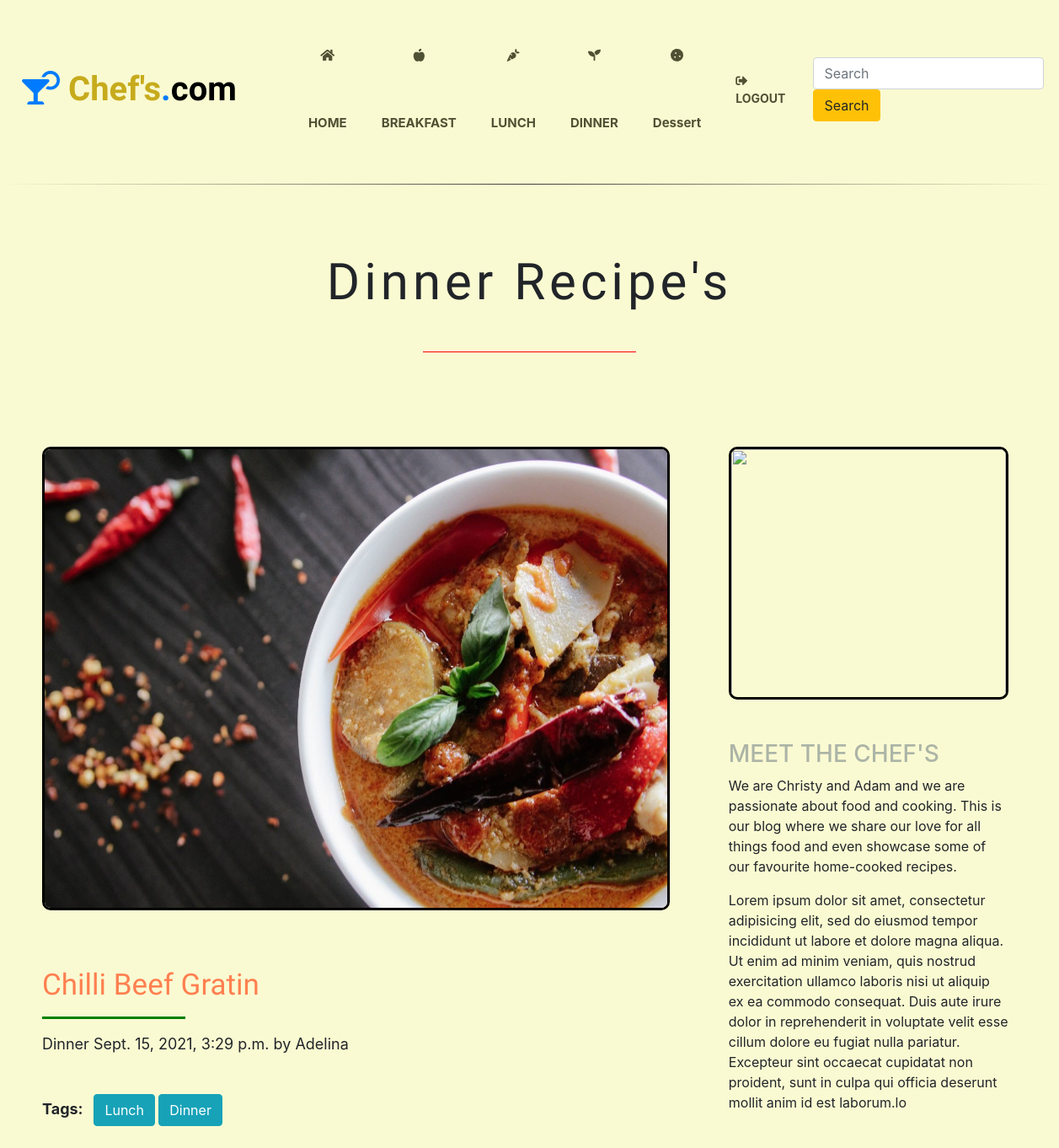
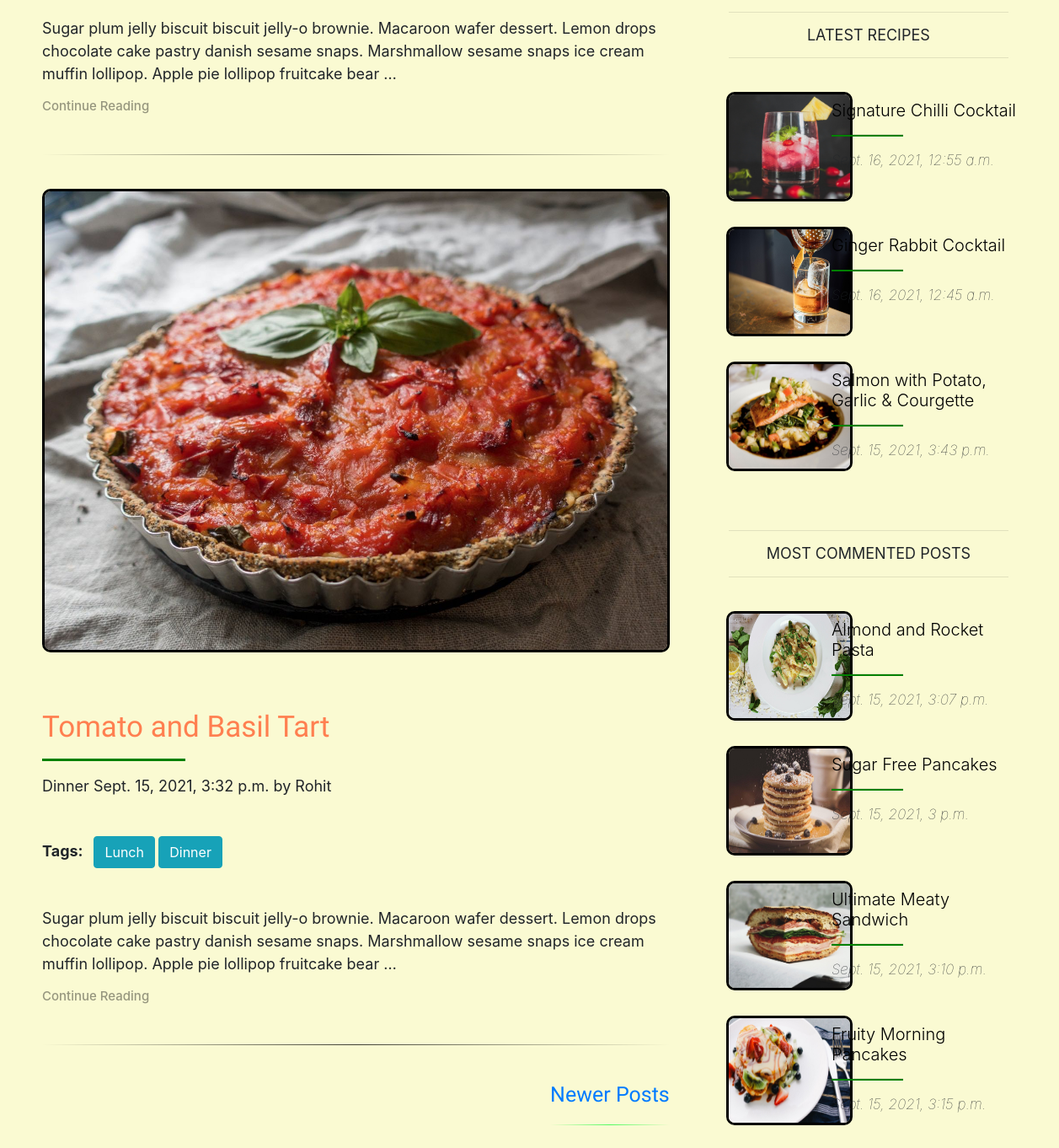
Screenshot of /dinner/ with the database file from the repository (2 pictures, top to bottom).
### testApp/models.py (models this page shows, shortened)
class Post(models.Model):
    STATUS_CHOICES = (('draft', 'Draft'), ('published', 'Published'))
    title = models.CharField(max_length=500)
    category = models.CharField(max_length=500)
    slug = models.SlugField(max_length=500, unique_for_date='publish')
    author = models.ForeignKey(User, related_name='blog_post',null=True, on_delete=models.CASCADE)
    user_detail = models.TextField()
    user_image = models.ImageField(upload_to='post_img',max_length=500,default=None,null=True,blank=True)
    body = models.TextField()
    publish = models.DateTimeField(default=timezone.now)
    created = models.DateTimeField(auto_now_add=True)
    updated = models.DateTimeField(auto_now=True)
    status = models.CharField(max_length=10,choices=STATUS_CHOICES,default='draft')
    image = models.ImageField(upload_to='post_img',max_length=500,default=None,null=True,blank=True)
    objects = CustomManager()
    tags = TaggableManager()
    class Meta:
        ordering = [
            'publish',
        ]
    def get_absolute_url(self):
        return reverse('post_detail',args=[self.publish.year,self.publish.strftime('%m'),self.publish.strftime('%d'), self.slug])

### testApp/views.py (the view)
# urls.py: path('dinner/', views.dinner_view),
def dinner_view(request, tag_slug=None):
    post_list = Post.objects.all().filter(category='Dinner')
    tag = None
    if tag_slug:
        tag = get_object_or_404(Tag, slug=tag_slug)
        post_list = post_list.filter(tags__in=[tag])
    paginator = Paginator(post_list, 2)
    page_number = request.GET.get('page')
    try:
        post_list = paginator.page(page_number)
    except PageNotAnInteger:
        post_list = paginator.page(1)
    except EmptyPage:
        post_list = paginator.page(paginator.num_pages)
    return render(request, 'testApp/category.html', {'post_list': post_list, 'tag': tag})

### testApp/models.py (called while the page is built)
    def get_queryset(self):
        return super().get_queryset().filter(status='published')

### testApp/templatetags/blog_tags.py (called while the page is built)
@register.inclusion_tag('testApp/latest_posts.html')
def show_latest_posts(count=3):
    latest_posts = Post.objects.order_by('-publish')[:count]
    return {'latest_posts':latest_posts}

@register.simple_tag()
def get_most_commented_posts(count=4):
    return Post.objects.annotate(total_comments=Count('comments')).order_by('-total_comments')[:count]

### templates/testApp/category.html (shortened to what this page needs)
{% extends 'testApp/base.html'%}
{% load static %}
{% load blog_tags %}
{% block home_block %}
{% for post in post_list %}
{% if forloop.counter == 1 %}
<div class="jumbotron" id='j_detail'>
  <h1>{{post.category}} Recipe's</h1>
  <hr class="hr1">
</div>
{% endif %}
{% endfor %}
{% endblock %}
{% block content_block %}
{% for post in post_list %}
<img class="img1" src="/media/{{post.image}}" alt=""><br><br><br>
<a href="{{ post.get_absolute_url }}" class="anchor">
  <h1 class="display-4">{{post.title}}</h1>
</a>
<hr class="hr2">
<p>{{post.category}} {{post.publish}} by {{post.author|title}}</p>
<p class="tagp">Tags:&nbsp&nbsp{% for tag in post.tags.all %}
  <a id="taga" href="{% url 'tag_view' tag.slug %}" class="btn btn-info">{{tag.name|title}}</a>
  {% endfor %}
</p>
<p>{{post.body|truncatewords:30}}</p>
<a href="{{ post.get_absolute_url }}">
  <h3>Continue Reading</h3>
</a><br>
<hr class="hr3"><br>
{% endfor %}
{% include 'testApp/pagination.html' with page=post_list%}
{% endblock %}
{% block sidebar_block %}
<img class="img2" src="https://images.unsplash.com/photo-1556909114-f6e7ad7d3136?ixid=MnwxMjA3fDB8MHxwaG90by1wYWdlfHx8fGVufDB8fHx8&ixlib=rb-1.2.1&auto=format&fit=crop&w=1050&q=80" alt=""><br><br><br>
<h3>MEET THE CHEF'S</h3>
<p>We are Christy and Adam and we are passionate about food and cooking. This is our blog where we share our love for all things food and even showcase some of our favourite home-cooked recipes.</p>
<p>Lorem ipsum dolor sit amet, consectetur adipisicing elit, sed do eiusmod tempor incididunt ut labore et dolore magna aliqua. Ut enim ad minim veniam, quis nostrud exercitation ullamco laboris nisi ut aliquip ex ea commodo consequat. Duis aute
  irure dolor in reprehenderit in voluptate velit esse cillum dolore eu fugiat nulla pariatur. Excepteur sint occaecat cupidatat non proident, sunt in culpa qui officia deserunt mollit anim id est laborum.lo</p>
<br>
<hr>
<h5 class="lh5">LATEST RECIPES</h5>
<hr><br>
{% show_latest_posts %}<br>
<hr>
<h5 class="lh5">MOST COMMENTED POSTS</h5>
<hr><br>
{% get_most_commented_posts as most_commented_posts %}
{% for post in most_commented_posts %}
<div class="latest">
  <div class="row">
    <div class="col-sm" id="ldiv1">
      <img class="limg" src="/media/{{post.image}}" alt="">
    </div>
    <div class="col-sm" id="ldiv2">
      <a class="latesta" href="{{ post.get_absolute_url }}">
        <h5 class="lh6">{{post.title}}</h5>
        <hr class="lhr">
      </a>
      <p class="lpublish">{{post.publish}}</p>
    </div>
  </div>
</div>
{% endfor %}
{% endblock %}

### templates/testApp/latest_posts.html
{% for post in latest_posts %}
<div class="latest">
  <div class="row">
    <div class="col-sm" id="ldiv1">
      <img class="limg" src="/media/{{post.image}}" alt="">
    </div>
    <div class="col-sm" id="ldiv2">
      <a class="latesta" href="{{ post.get_absolute_url }}">
        <h5 class="lh6">{{post.title}}</h5>
        <hr class="lhr">
      </a>
      <p class="lpublish">{{post.publish}}</p>
    </div>
  </div>
</div>
{%endfor%}

### static/css/foody.css (style rules this page uses)
.content .display-4 { font-size: 35px; }
.content .anchor { color: rgb(176, 22, 22); font-family: 'Carter One', cursive; }
.content h1 { color: coral; font-family: 'Carter One', cursive; }
.col-sm { margin-left: 5px; padding: 50px; height: 400px; font-size: 40px; }
.content p { font-size: 18px; }
.img1 { height: 550px; width: 100%; border: 3px solid black; border-radius: 10px; }
.img2 { height: 300px; width: 100%; padding-right: 0px; border: 3px solid black; border-radius: 10px; }
#j_detail { background-color: lightgoldenrodyellow; }
#j_detail h1 { padding-top: 0px; padding-bottom: 30px; text-align: center; font-family: 'Carter One', cursive; font-size: 60px; letter-spacing: 5px; }
.hr1 { margin-top: 1rem; margin-bottom: 1rem; border: 0; border-top: 1px solid red; margin-left: 470px; margin-right: 470px; }
.hr2 { margin-top: 1rem; margin-bottom: 1rem; border: 0; border-top: 3px solid green; margin-right: 575px; }
.content h3 { color: rgba(0, 0, 0, 0.4); font-size: 15px; }
.hr3 { border: 0; height: 1px; background-image: linear-gradient(to right, rgba(0, 0, 0, 0), rgba(0, 0, 0, 0.75), rgba(0, 0, 0, 0)); }
h3 { color: rgba(158, 167, 159, 0.85); }
#taga { margin-bottom: 30px; margin-top: 30px; }
.tagp { font-weight: bold; }
.limg { height: 130px; width: 150px; border: 3px solid black; border-radius: 10px; }
#ldiv1 { padding: 0px; margin-left: 12px; margin-right: 0px; }
#ldiv2 { padding: 0px; float: left; margin-left: -100px; margin-top: 10px; }
.lh5 { font-weight: 400; font-size: 18px; text-align: center; }
.lh6 { font-weight: 300; }
.lhr { border-bottom: 2px solid green; margin-right: 140px; }
.lpublish { font-size: 17px; font-style: italic; font-weight: lighter; }
.latest { margin-bottom: -250px; }
.latesta { color: black; font-weight: 300; }
h1 { padding-top: 20px; }
.bd { background-color: lightgoldenrodyellow; }

### rows the page displays
Post: category "Dinner", image (picture), title "Chilli Beef Gratin", publish "Sept. 15, 2021, 3:29 p.m.", author "Adelina", body "Sugar plum jelly biscuit biscuit jelly-o brownie. Macaroon wafer dessert. Lemon drops chocolate cake pastry danish sesame snaps. Marshmallow sesame snaps ice cream muffin lollipop. Apple pie lollipop fruitcake bear …"
Tag: name "Lunch"
Tag: name "Dinner"
Post: image (picture), title "Tomato and Basil Tart", category "Dinner", publish "Sept. 15, 2021, 3:32 p.m.", author "Rohit", body "Sugar plum jelly biscuit biscuit jelly-o brownie. Macaroon wafer dessert. Lemon drops chocolate cake pastry danish sesame snaps. Marshmallow sesame snaps ice cream muffin lollipop. Apple pie lollipop fruitcake bear …"
Post: image (picture), title "Signature Chilli Cocktail", publish "Sept. 16, 2021, 12:55 a.m."
Post: image (picture), title "Ginger Rabbit Cocktail", publish "Sept. 16, 2021, 12:45 a.m."
Post: image (picture), title "Salmon with Potato, Garlic & Courgette", publish "Sept. 15, 2021, 3:43 p.m."
Post: image (picture), title "Almond and Rocket Pasta", publish "Sept. 15, 2021, 3:07 p.m."
Post: image (picture), title "Sugar Free Pancakes", publish "Sept. 15, 2021, 3 p.m."
Post: image (picture), title "Ultimate Meaty Sandwich", publish "Sept. 15, 2021, 3:10 p.m."
Post: image (picture), title "Fruity Morning Pancakes", publish "Sept. 15, 2021, 3:15 p.m."
